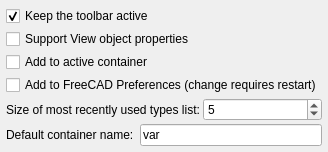
<?xml version="1.0" encoding="UTF-8"?>
<ui version="4.0">
 <class>Gui::Dialog::DlgSettingsDynamicData</class>
 <widget class="QWidget" name="Gui::Dialog::DlgSettingsDynamicData">
  <property name="geometry">
   <rect>
    <x>0</x>
    <y>0</y>
    <width>267</width>
    <height>142</height>
   </rect>
  </property>
  <property name="windowTitle">
   <string>Dynamic Data Settings</string>
  </property>
  <layout class="QVBoxLayout">
   <property name="spacing">
    <number>3</number>
   </property>
   <property name="leftMargin">
    <number>6</number>
   </property>
   <property name="topMargin">
    <number>6</number>
   </property>
   <property name="rightMargin">
    <number>6</number>
   </property>
   <property name="bottomMargin">
    <number>6</number>
   </property>
   <item>
    <widget class="Gui::PrefCheckBox" name="KeepToolbar">
     <property name="toolTip">
      <string>If enabled, DynamicData toolbar will remain active across workbenches</string>
     </property>
     <property name="text">
      <string>Keep the toolbar active</string>
     </property>
     <property name="checked">
      <bool>true</bool>
     </property>
     <property name="prefEntry" stdset="0">
      <cstring>KeepToolbar</cstring>
     </property>
     <property name="prefPath" stdset="0">
      <cstring>Mod/DynamicData</cstring>
     </property>
    </widget>
   </item>
   <item>
    <widget class="Gui::PrefCheckBox" name="SupportViewObjectProperties">
     <property name="toolTip">
      <string>If enabled, Dynamic Data will support operating on View properties of objects</string>
     </property>
     <property name="text">
      <string>Support View object properties</string>
     </property>
     <property name="checked">
      <bool>false</bool>
     </property>
     <property name="prefEntry" stdset="0">
      <cstring>SupportViewObjectProperties</cstring>
     </property>
     <property name="prefPath" stdset="0">
      <cstring>Mod/DynamicData</cstring>
     </property>
    </widget>
   </item>
   <item>
    <widget class="Gui::PrefCheckBox" name="AddToActiveContainer">
     <property name="toolTip">
      <string>If enabled, Dynamic Data table will be added into active container rather than at document root</string>
     </property>
     <property name="text">
      <string>Add to active container</string>
     </property>
     <property name="checked">
      <bool>false</bool>
     </property>
     <property name="prefEntry" stdset="0">
      <cstring>AddToActiveContainer</cstring>
     </property>
     <property name="prefPath" stdset="0">
      <cstring>Mod/DynamicData</cstring>
     </property>
    </widget>
   </item>
   <item>
    <widget class="Gui::PrefCheckBox" name="AddToFreeCADPreferences">
      <property name="toolTip">
        <string>If enabled, Dynamic Data settings page will appear in FreeCAD preferences</string>
      </property>
     <property name="text">
      <string>Add to FreeCAD Preferences (change requires restart)</string>
     </property>
      <property name="prefEntry" stdset="0">
        <cstring>AddToFreeCADPreferences</cstring>
      </property>
      <property name="prefPath" stdset="0">
        <cstring>Mod/DynamicData</cstring>
      </property>
    </widget>
   </item>
   <item>
    <layout class="QHBoxLayout">
     <property name="spacing">
      <number>3</number>
     </property>
     <property name="leftMargin">
      <number>0</number>
     </property>
     <property name="topMargin">
      <number>0</number>
     </property>
     <property name="rightMargin">
      <number>0</number>
     </property>
     <property name="bottomMargin">
      <number>0</number>
     </property>
     <item>
      <widget class="QLabel" name="Label1">
       <property name="text">
        <string>Size of most recently used types list:</string>
       </property>
      </widget>
     </item>
     <item>
      <widget class="Gui::PrefSpinBox" name="mruLength">
       <property name="toolTip">
        <string>Size of the list showing the most recently used types</string>
       </property>
       <property name="minimum">
        <number>1</number>
       </property>
       <property name="value">
        <number>5</number>
       </property>
       <property name="prefEntry" stdset="0">
        <cstring>mruLength</cstring>
       </property>
       <property name="prefPath" stdset="0">
        <cstring>Mod/DynamicData</cstring>
       </property>
      </widget>
     </item>
    </layout>
   </item>
   <item>
    <layout class="QHBoxLayout" name="horizontalLayout">
     <item>
      <widget class="QLabel" name="Label2">
       <property name="text">
        <string>Default container name: </string>
       </property>
      </widget>
     </item>
     <item>
      <widget class="QLineEdit" name="DefaultDDName">
       <property name="text">
        <string>var</string>
       </property>
      </widget>
     </item>
    </layout>
   </item>
   <item>
    <spacer name="verticalSpacer">
     <property name="orientation">
      <enum>Qt::Vertical</enum>
     </property>
     <property name="sizeHint" stdset="0">
      <size>
       <width>20</width>
       <height>40</height>
      </size>
     </property>
    </spacer>
   </item>
  </layout>
 </widget>
 <layoutdefault spacing="3" margin="6"/>
 <customwidgets>
  <customwidget>
   <class>Gui::PrefCheckBox</class>
   <extends>QCheckBox</extends>
   <header>Gui/PrefWidgets.h</header>
  </customwidget>
  <customwidget>
   <class>Gui::PrefSpinBox</class>
   <extends>QSpinBox</extends>
   <header>Gui/PrefWidgets.h</header>
  </customwidget>
 </customwidgets>
 <resources/>
 <connections/>
</ui>
